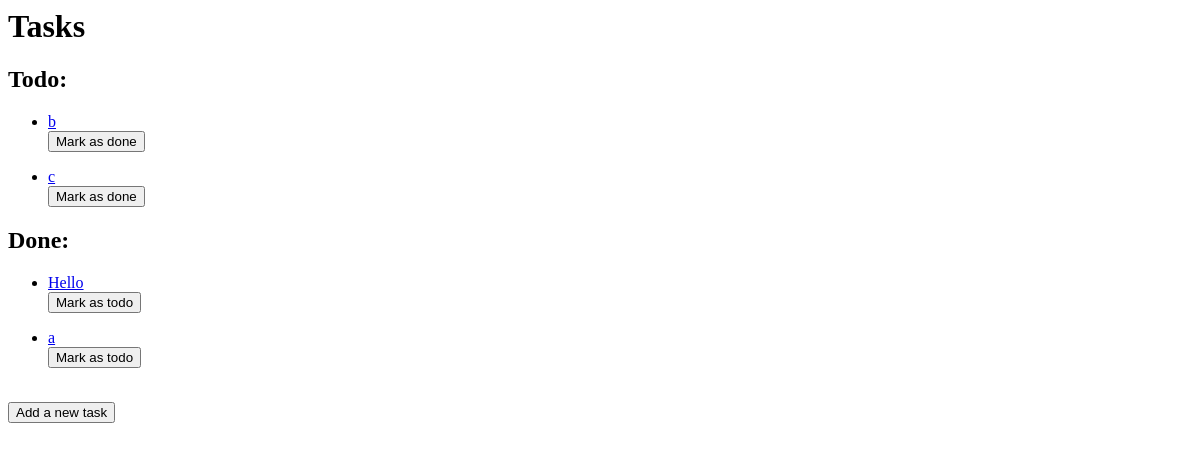
The page /tasks/ on the database as committed earlier.
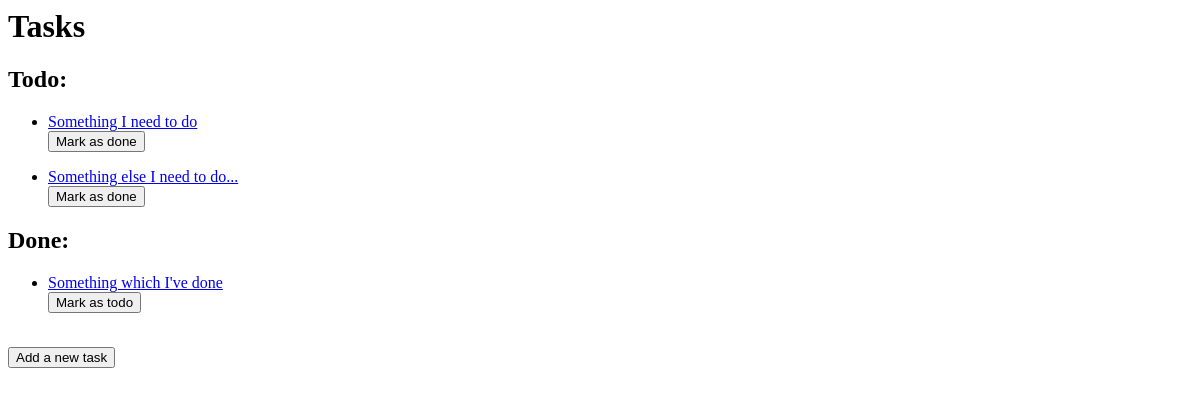
The same page on the database as committed later.
### tasks/models.py (models this page shows, shortened)
class Task(models.Model):
    LOW = 1
    MED = 2
    HIGH = 3
    PRIORITY_LIST = [
        (LOW, "Low"),
        (MED, "Normal"),
        (HIGH, "High"),
    ]
    title = models.CharField(max_length=200)
    description = models.CharField(max_length=1000)
    due_date = models.DateField("due date", default=timezone.now().date())
    due_time = models.TimeField("due time", default=timezone.now().time())
    time_estimate = models.DurationField("time estimate")
    priority = models.IntegerField("priority", choices=PRIORITY_LIST, default=2)
    done = models.BooleanField(default=False)
    completion_time = models.DateTimeField("completion time", null=True, blank=True)
    completed_on_time = models.BooleanField(default=False)
    time_spent = models.DurationField(
        "time spent", default=timedelta(hours=0, minutes=0)
    )

### tasks/views.py (the view)
# urls.py: path('', views.IndexView.as_view(), name='index'),
class IndexView(ListView):
    template_name = "tasks/index.html"
    context_object_name = "task_list"
    def get_queryset(self):
        return Task.objects.order_by("due_date")
    def get_context_data(self, **kwargs):
        context = super(IndexView, self).get_context_data(**kwargs)
        context["todo_tasks"] = Task.objects.filter(done=False).order_by("due_date")
        context["done_tasks"] = Task.objects.filter(done=True).order_by("due_date")
        return context

### tasks/templates/tasks/index.html (shortened to what this page needs)
<h1>Tasks</h1>
{% if task_list %}
<h2>Todo:</h2>
{% if todo_tasks %}
<ul>
    {% for task in todo_tasks %}
    <li><a href="/task/{{ task.id }}/">{{ task.title }}</a>
        {% if task.done %}
        <form action="{% url 'tasks:mark_as_todo' task.id %}" method="post">
            {% csrf_token %}
            <input type="hidden" name="link" value="{{ request.path }}">
            <input type="submit", value="Mark as todo">
        </form>
        {% else %}
        <form action="{% url 'tasks:mark_as_done' task.id %}" method="post">
            <input type="submit", value="Mark as done">
        </form>
        {% endif %}
    </li>
    {% endfor %}
</ul>
{% else %}
<p>No tasks todo.</p>
{% endif %}
<h2>Done:</h2>
{% if done_tasks %}
<ul>
    {% for task in done_tasks %}
    <li><a href="/task/{{ task.id }}/">{{ task.title }}</a>
        {% if task.done %}
        <form action="{% url 'tasks:mark_as_todo' task.id %}" method="post">
            <input type="submit", value="Mark as todo">
        </form>
        {% else %}
        <form action="{% url 'tasks:mark_as_done' task.id %}" method="post">
            {% csrf_token %}
            <input type="hidden" name="link" value="{{ request.path }}">
            <input type="submit", value="Mark as done">
        </form>
        {% endif %}
    </li>
    {% endfor %}
</ul>
{% else %}
<p>Nothing to show.</p>
{% endif %}
{% else %}
<p>You don't have any tasks. Make some?</p>
{% endif %}
<form action="{% url 'tasks:create_task' %}" method="get">
    <input type="submit", value="Add a new task">
</form>

Rows that differ between the two databases and show on the page:
removed Task: title "b", shown under "Todo:"
removed Task: title "c", shown under "Todo:"
removed Task: title "Hello", shown under "Done:"
removed Task: title "a", shown under "Done:"
added Task: title "Something I need to do", shown under "Todo:"
added Task: title "Something else I need to do...", shown under "Todo:"
added Task: title "Something which I've done", shown under "Done:"
